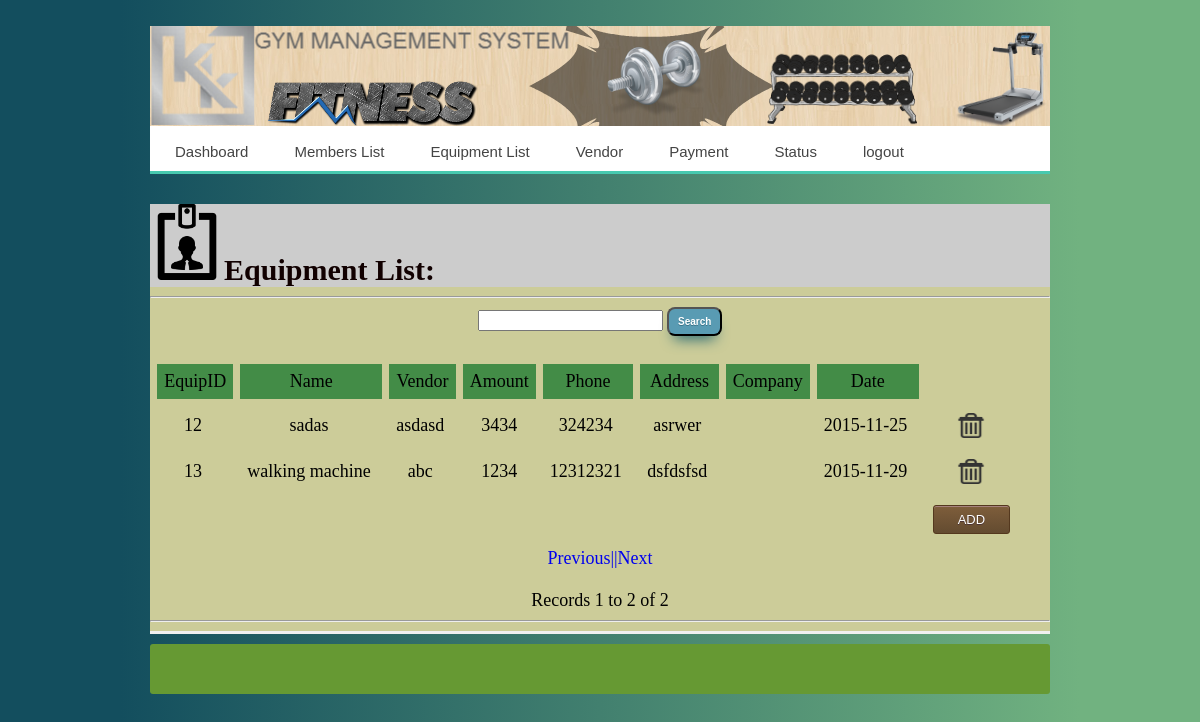
/pages/equiplist.php (signed in), run on the app's committed database.
### tables this page shows
CREATE TABLE IF NOT EXISTS `tbl_equip` (
  `equipid` int(255) NOT NULL,
  `name` varchar(200) NOT NULL,
  `vendor` varchar(200) NOT NULL,
  `amount` int(200) NOT NULL,
  `phone` varchar(200) NOT NULL,
  `address` varchar(200) NOT NULL,
  `date` date NOT NULL
);

### pages/equiplist.php (the view, shortened to what this page needs)
<?php require_once('../Connections/localhost.php'); ?>
<?php require_once('../Connections/kk.php'); ?>
<?php
$logoutAction = $_SERVER['PHP_SELF']."?doLogout=true";
?>
<?php
$currentPage = $_SERVER["PHP_SELF"];
$maxRows_eqp = 10;
$pageNum_eqp = 0;
$query_eqp = "SELECT * FROM tbl_equip";
if (isset($_GET['totalRows_eqp'])) {
  $totalRows_eqp = $_GET['totalRows_eqp'];
} else {
  $all_eqp = mysql_query($query_eqp);
  $totalRows_eqp = mysql_num_rows($all_eqp);
}
$totalPages_eqp = ceil($totalRows_eqp/$maxRows_eqp)-1;
$query_delete = "SELECT * FROM tbl_equip";
$delete = mysql_query($query_delete, $kk) or die(mysql_error());
$row_delete = mysql_fetch_assoc($delete);
$queryString_eqp = "";
$queryString_eqp = sprintf("&totalRows_eqp=%d%s", $totalRows_eqp, $queryString_eqp);
$startRow_eqp = $pageNum_eqp * $maxRows_eqp;
if (isset($_POST['txt_search'])) {
	$searchword=$_POST['txt_search'];
	$query_eqp="select * from tbl_equip where   name LIKE  '%".$searchword."%'";
}
else{
$query_eqp="select * from tbl_equip";
}
$query_limit_eqp = sprintf("%s LIMIT %d, %d", $query_eqp, $startRow_eqp, $maxRows_eqp);
$eqp = mysql_query($query_limit_eqp, $localhost) or die(mysql_error());
$row_eqp = mysql_fetch_assoc($eqp);
?>
<!DOCTYPE html PUBLIC "-//W3C//DTD XHTML 1.0 Transitional//EN" "http://www.w3.org/TR/xhtml1/DTD/xhtml1-transitional.dtd">
<html xmlns="http://www.w3.org/1999/xhtml">
<head>
<link href="../css/home.css" rel="stylesheet" type="text/css" />
<link href="../css/me.css" rel="stylesheet" type="text/css" />
</head>
<body>
<div id="head">
<img src="../image/main.png" />
   <div id='cssmenu'>
 <ul>
   <li class='active'><a href='home.php'>Dashboard</a></li>
   <li><a href='myembers.php'>Members List</a></li>
   <li><a href='equiplist.php'>Equipment List</a></li>
     <li><a href='vendor.php'>Vendor</a></li>
   <li><a href='pay.php'>Payment</a></li>
   <li style="color:#DDDDC7"><a href="alerts.php">Status</a></li>
   <li><a href='<?php echo $logoutAction ?>'>logout</a></li>
</ul>
</div>
  <div id="content">
    <div id="c1"><span class="txtuserreg"> <img src="../image/office.png" width="74" height="76" alt="us" />Equipment List:</span></div>
    <div id="c2"><hr/><form action="" id="form1" method="post" name="form1">
      <input type="text" name="txt_search" id="txt_search" />
      <input class="abc" type="submit" name="btn_search" id="btn_search" value="Search" />
    </form>
     <br/>  <table border="0" align="center" cellpadding="7" cellspacing="7">
        <tr>
          <td bgcolor="#438C47">EquipID</td>
          <td bgcolor="#438C47">Name</td>
          <td bgcolor="#438C47">Vendor</td>
          <td bgcolor="#438C47">Amount</td>
          <td bgcolor="#438C47">Phone</td>
          <td bgcolor="#438C47">Address</td>
            <td bgcolor="#438C47">Company</td>
          <td bgcolor="#438C47">Date</td>
          <td bgcolor="#CC9">&nbsp;</td>
        </tr>
        <?php do { ?>
        <tr>
          <td><?php echo $row_eqp['equipid']; ?>&nbsp; </td>
          <td><a> <?php echo $row_eqp['name']; ?>&nbsp; </a></td>
          <td><?php echo $row_eqp['vendor']; ?>&nbsp; </td>
          <td><?php echo $row_eqp['amount']; ?></td>
          <td><?php echo $row_eqp['phone']; ?>&nbsp; </td>
          <td><?php echo $row_eqp['address']; ?>&nbsp; </td>
          <td><?php echo $row_eqp['company']; ?>&nbsp; </td>
          <td><?php echo $row_eqp['date']; ?>&nbsp; </td>
          <td><a href="eqpdel.php?equipid=<?php echo $row_delete['equipid']; ?>" class="kk"><img src="../image/delete.png" width="30" height="25" /></a></td>
        </tr>
        <?php } while ($row_eqp = mysql_fetch_assoc($eqp)); ?>
        <tr>
          <td>&nbsp;</td>
          <td>&nbsp;</td>
          <td>&nbsp;</td>
          <td>&nbsp;</td>
            <td>&nbsp;</td>
          <td>&nbsp;</td>
          <td>&nbsp;</td>
          <td>&nbsp;</td>
          <td><a href="equi.php" class="my">ADD</a></td>
          <td>&nbsp;</td>
        </tr>
      </table> <span class="kk"><a href="<?php printf("%s?pageNum_eqp=%d%s", $currentPage, max(0, $pageNum_eqp - 1), $queryString_eqp); ?>" class="kk">Previous</a></span><a href="<?php printf("%s?pageNum_eqp=%d%s", $currentPage, min($totalPages_eqp, $pageNum_eqp + 1), $queryString_eqp); ?>" class="kk">||Next</a>
<br />
 <br />
Records <?php echo ($startRow_eqp + 1) ?> to <?php echo min($startRow_eqp + $maxRows_eqp, $totalRows_eqp) ?> of <?php echo $totalRows_eqp ?>
      <hr/>
    </div> <div id="footer">
  </div>
  </div>
</div>
</body>
</html>

### css/home.css (style rules this page uses)
body { background-color:#CCF; background: -webkit-linear-gradient(90deg, #134E5E 10%, #71B280 90%); background: -moz-linear-gradient(90deg, #134E5E 10%, #71B280 90%); background: -ms-linear-gradient(90deg, #134E5E 10%, #71B280 90%); background: -o-linear-gradient(90deg, #134E5E 10%, #71B280 90%); background: linear-gradient(90deg, #134E5E 10%, #71B280 90%); }
#head { width: 900px; height: auto; margin-left: auto; margin-right: auto; font-size: 18px; margin-top: 0px; }
#footer { height:50px; background-color:#693; margin-top:10px; margin-top:50px auto; border-radius:3px; }
#content { height: 500px; margin-bottom: 0px; color: #110000; letter-spacing: normal; word-spacing: normal; }
.txtuserreg { font-size: 30px; font-weight: bold; height:25px; }
#c1 { background-color:#CCC; margin-top:30px ; }
#c2 { background-color: #CC9; height: auto; text-align: center; border-bottom-style: solid; border-bottom-color: #F0F0F0; overflow: auto; color: #000000; }
.kk { text-decoration:none; }
.abc { -moz-box-shadow: 0px 10px 14px -7px #276873; -webkit-box-shadow: 0px 10px 14px -7px #276873; box-shadow: 0px 10px 14px -7px #276873; background-color:#599bb3; -moz-border-radius:8px; -webkit-border-radius:8px; border-radius:8px; display:inline-block; cursor:pointer; color:#ffffff; font-family:Arial; font-size:10px; font-weight:bold; padding:7px 9px; text-decoration:none; text-shadow:0px 1px 0px #3d768a; }
.my { -moz-box-shadow:inset 0px 1px 0px 0px #a6827e; -webkit-box-shadow:inset 0px 1px 0px 0px #a6827e; box-shadow:inset 0px 1px 0px 0px #a6827e; background:-webkit-gradient(linear, left top, left bottom, color-stop(0.05, #7d5d3b), color-stop(1, #634b30)); background:-moz-linear-gradient(top, #7d5d3b 5%, #634b30 100%); background:-webkit-linear-gradient(top, #7d5d3b 5%, #634b30 100%); background:-o-linear-gradient(top, #7d5d3b 5%, #634b30 100%); background:-ms-linear-gradient(top, #7d5d3b 5%, #634b30 100%); background:linear-gradient(to bottom, #7d5d3b 5%, #634b30 100%); filter:progid:DXImageTransform.Microsoft.gradient(startColorstr='#7d5d3b', endColorstr='#634b30',GradientType=0); background-color:#7d5d3b; -moz-border-radius:3px; -webkit-border-radius:3px; border-radius:3px; border:1px solid #54381e; display:inline-block; cursor:pointer; color:#ffffff; font-family:Arial; font-size:13px; padding:6px 24px; text-decoration:none; text-shadow:0px 1px 0px #4d3534; }

### css/me.css (style rules this page uses)
#cssmenu , #cssmenu ul, #cssmenu ul li, #cssmenu ul li a { margin: 0; padding: 0; border: 0; list-style: none; line-height: 1; display: block; position: relative; -webkit-box-sizing: border-box; -moz-box-sizing: border-box; box-sizing: border-box; }
#cssmenu:after, #cssmenu > ul:after { content: "."; display: block; clear: both; visibility: hidden; line-height: 0; height: 0; }
#cssmenu { width: auto; border-bottom: 3px solid #47c9af; font-family: Raleway, sans-serif; line-height: 1; }
#cssmenu ul { background: #ffffff; }
#cssmenu > ul > li { float: left; }
#cssmenu > ul > li > a { z-index: 2; padding: 18px 25px 12px 25px; font-size: 15px; font-weight: 400; text-decoration: none; color: #444444; -webkit-transition: all .2s ease; -moz-transition: all .2s ease; -ms-transition: all .2s ease; -o-transition: all .2s ease; transition: all .2s ease; margin-right: -4px; }
#cssmenu > ul > li > a:after { position: absolute; left: 0; bottom: 0; right: 0; z-index: -1; width: 100%; height: 120%; border-top-left-radius: 8px; border-top-right-radius: 8px; content: ""; -webkit-transition: all .2s ease; -o-transition: all .2s ease; transition: all .2s ease; -webkit-transform: perspective(5px) rotateX(2deg); -webkit-transform-origin: bottom; -moz-transform: perspective(5px) rotateX(2deg); -moz-transform-origin: bottom; transform: perspective(5px) rotateX(2deg); transform-origin: bottom; }

### data on the page
tbl_equip: equipid "12", name "sadas", vendor "asdasd", amount "3434", phone "324234", address "asrwer", date "2015-11-25"
tbl_equip: equipid "13", name "walking machine", vendor "abc", amount "1234", phone "12312321", address "dsfdsfsd", date "2015-11-29"

### other printed values
$startRow_eqp + 1 "1"
min($startRow_eqp + $maxRows_eqp, $totalRows_eqp) "2"
$totalRows_eqp "2"
